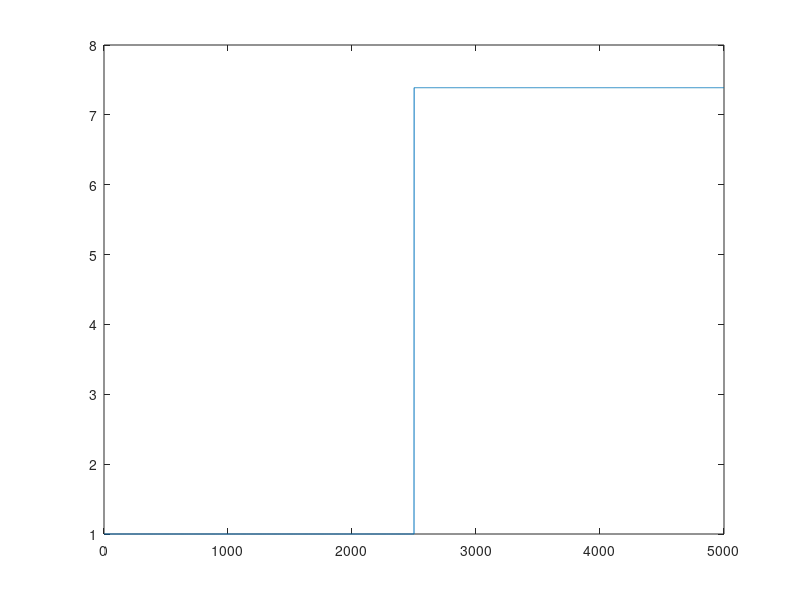
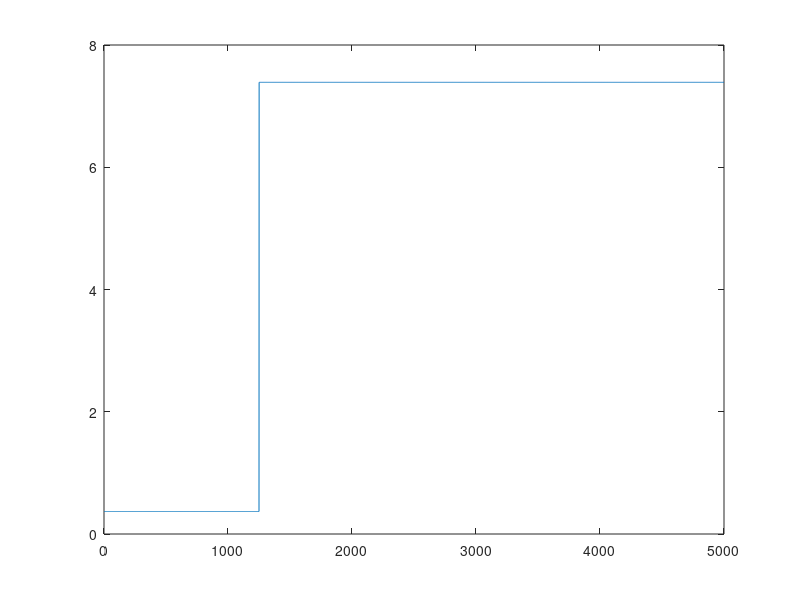

MATLAB code for these plots, in order: (Note: this script raises an error after producing the figures.)
addpath(genpath('D:\GitHub\COM_POISSON'));
% addpath(genpath('C:\Users\gaw19004\Documents\GitHub\COM_POISSON'));

%%
rng(123)
T = 100;
dt = 0.02; % bin length (s)
n = 1; % number of independent observations

X_lam = ones(T/dt, 1);
G_nu = ones(T/dt, 1);

theta_true = [[repmat(0, 1, round(T/(dt*2)))...
    repmat(2, 1, T/dt - round(T/(dt*2)))]',...
    [repmat(-1, 1, round(T/(dt*4)))...
    repmat(2, 1, T/dt - round(T/(dt*4)))]'];

lam_true = exp(X_lam.*theta_true(:, 1));
nu_true = exp(G_nu.*theta_true(:, 2));

figure(1)
plot(lam_true)
figure(2)
plot(nu_true)

spk_vec = zeros(n, T/dt);
theo_mean = zeros(T/dt, 1);
theo_var = zeros(T/dt, 1);
theo_mlogy = zeros(T/dt, 1);

for k = 1:(T/dt)
    
    spk_vec(:, k) = com_rnd(lam_true(k), nu_true(k), n);
    logcum_app = logsum_calc(lam_true(k), nu_true(k), 1000);
    log_Zk = logcum_app(1);
    log_Ak = logcum_app(2);
    log_Bk = logcum_app(3);
    log_Ck = logcum_app(4);
    
    theo_mean(k) = exp(log_Ak - log_Zk);
    theo_var(k) = exp(log_Bk - log_Zk) - theo_mean(k)^2;
    theo_mlogy(k) = exp(log_Ck - log_Zk);
end

figure(3)
hold on
plot(mean(spk_vec, 1))
plot(theo_mean)
hold off

figure(4)
hold on
plot(mean(gammaln(spk_vec + 1), 1))
plot(theo_mlogy)
hold off

%% fit
% N = spk_vec;
theta0 = [log(mean(spk_vec(1:100))); 0];
% theta0 = theta_true(1, :)';
% W0 = eye(2);
% F = eye(2);
% Q = dt*eye(2);

[theta_fit1,W_fit1] =...
    ppafilt_compoisson_v2(theta0, spk_vec,X_lam,G_nu,...
    eye(2),eye(2),diag([1e-4 1e-3]));

[theta_fit2,W_fit2] =...
    ppasmoo_compoisson_v2(theta0, spk_vec,X_lam,G_nu,...
    eye(2),eye(2),diag([1e-4 1e-3]));

theta1 = figure;
hold on
l1 = plot(theta_true(:, 1), 'k', 'LineWidth', 2);
l2 = plot(theta_fit1(1, :), 'b', 'LineWidth', 1);
l3 = plot(theta_fit2(1, :), 'c', 'LineWidth', 1);
plot(theta_fit1(1, :) + sqrt(squeeze(W_fit1(1, 1, :)))', 'b:', 'LineWidth', .5)
plot(theta_fit1(1, :) - sqrt(squeeze(W_fit1(1, 1, :)))', 'b:', 'LineWidth', .5)
plot(theta_fit2(1, :) + sqrt(squeeze(W_fit2(1, 1, :)))', 'c:', 'LineWidth', .5)
plot(theta_fit2(1, :) - sqrt(squeeze(W_fit2(1, 1, :)))', 'c:', 'LineWidth', .5)
legend([l1 l2 l3], 'true', 'filtering', 'smoothing', 'Location','northwest');
title('\theta for \lambda')
xlabel('step')
hold off
saveas(theta1, 'theta1_1.png')


theta2 = figure;
hold on
l1 = plot(theta_true(:, 2), 'k', 'LineWidth', 2);
l2 = plot(theta_fit1(2, :), 'b', 'LineWidth', 1);
l3 = plot(theta_fit2(2, :), 'c', 'LineWidth', 1);
plot(theta_fit1(2, :) + sqrt(squeeze(W_fit1(2, 2, :)))', 'b:', 'LineWidth', .5)
plot(theta_fit1(2, :) - sqrt(squeeze(W_fit1(2, 2, :)))', 'b:', 'LineWidth', .5)
plot(theta_fit2(2, :) + sqrt(squeeze(W_fit2(2, 2, :)))', 'c:', 'LineWidth', .5)
plot(theta_fit2(2, :) - sqrt(squeeze(W_fit2(2, 2, :)))', 'c:', 'LineWidth', .5)
legend([l1 l2 l3], 'true', 'filtering', 'smoothing', 'Location','northwest');
title('\theta for \nu')
xlabel('step')
hold off
saveas(theta2, 'theta2_1.png')

%%
clear all; close all; clc;
T = 100;
dt = 0.02; % bin length (s)
n = 1; % number of independent observations

X_lam = ones(T/dt, 1);
G_nu = ones(T/dt, 1);

theta_true = [[repmat(0, 1, round(T/(dt*2)))...
    repmat(2, 1, T/dt - round(T/(dt*2)))]',...
    linspace(-1, 2, T/dt)'];

lam_true = exp(X_lam.*theta_true(:, 1));
nu_true = exp(G_nu.*theta_true(:, 2));
spk_vec = zeros(n, T/dt);

for k = 1:(T/dt)
    spk_vec(:, k) = com_rnd(lam_true(k), nu_true(k), n);
end

theta0 = [log(mean(spk_vec(1:100))); 0];

[theta_fit1,W_fit1] =...
    ppafilt_compoisson_v2(theta0, spk_vec,X_lam,G_nu,...
    eye(2),eye(2),diag([1e-4 1e-3]));

[theta_fit2,W_fit2] =...
    ppasmoo_compoisson_v2(theta0, spk_vec,X_lam,G_nu,...
    eye(2),eye(2),diag([1e-4 1e-3]));

theta1 = figure;
hold on
l1 = plot(theta_true(:, 1), 'k', 'LineWidth', 2);
l2 = plot(theta_fit1(1, :), 'b', 'LineWidth', 1);
l3 = plot(theta_fit2(1, :), 'c', 'LineWidth', 1);
plot(theta_fit1(1, :) + sqrt(squeeze(W_fit1(1, 1, :)))', 'b:', 'LineWidth', .5)
plot(theta_fit1(1, :) - sqrt(squeeze(W_fit1(1, 1, :)))', 'b:', 'LineWidth', .5)
plot(theta_fit2(1, :) + sqrt(squeeze(W_fit2(1, 1, :)))', 'c:', 'LineWidth', .5)
plot(theta_fit2(1, :) - sqrt(squeeze(W_fit2(1, 1, :)))', 'c:', 'LineWidth', .5)
legend([l1 l2 l3], 'true', 'filtering', 'smoothing', 'Location','northwest');
title('\theta for \lambda')
xlabel('step')
hold off
saveas(theta1, 'theta1_2.png')

theta2 = figure;
hold on
l1 = plot(theta_true(:, 2), 'k', 'LineWidth', 2);
l2 = plot(theta_fit1(2, :), 'b', 'LineWidth', 1);
l3 = plot(theta_fit2(2, :), 'c', 'LineWidth', 1);
plot(theta_fit1(2, :) + sqrt(squeeze(W_fit1(2, 2, :)))', 'b:', 'LineWidth', .5)
plot(theta_fit1(2, :) - sqrt(squeeze(W_fit1(2, 2, :)))', 'b:', 'LineWidth', .5)
plot(theta_fit2(2, :) + sqrt(squeeze(W_fit2(2, 2, :)))', 'c:', 'LineWidth', .5)
plot(theta_fit2(2, :) - sqrt(squeeze(W_fit2(2, 2, :)))', 'c:', 'LineWidth', .5)
legend([l1 l2 l3], 'true', 'filtering', 'smoothing', 'Location','northwest');
title('\theta for \nu')
xlabel('step')
hold off
saveas(theta2, 'theta2_2.png')

%%
clear all; close all; clc;
T = 100;
dt = 0.02; % bin length (s)
n = 1; % number of independent observations

X_lam = ones(T/dt, 1);
G_nu = ones(T/dt, 1);


period = T/(2*dt);
theta_true = [[repmat(0, 1, round(T/(dt*2)))...
    repmat(2, 1, T/dt - round(T/(dt*2)))]',...
    0.5+1.5*cos((10*pi/period)*(1:T/dt))'];


lam_true = exp(X_lam.*theta_true(:, 1));
nu_true = exp(G_nu.*theta_true(:, 2));
spk_vec = zeros(n, T/dt);

for k = 1:(T/dt)
    spk_vec(:, k) = com_rnd(lam_true(k), nu_true(k), n);
end

theta0 = [log(mean(spk_vec(1:100))); 0];

[theta_fit1,W_fit1] =...
    ppafilt_compoisson_v2(theta0, spk_vec,X_lam,G_nu,...
    eye(2),eye(2),diag([1e-3 1e-3]));

[theta_fit2,W_fit2] =...
    ppasmoo_compoisson_v2(theta0, spk_vec,X_lam,G_nu,...
    eye(2),eye(2),diag([1e-3 1e-3]));

theta1 = figure;
hold on
l1 = plot(theta_true(:, 1), 'k', 'LineWidth', 2);
l2 = plot(theta_fit1(1, :), 'b', 'LineWidth', 1);
l3 = plot(theta_fit2(1, :), 'c', 'LineWidth', 1);
plot(theta_fit1(1, :) + sqrt(squeeze(W_fit1(1, 1, :)))', 'b:', 'LineWidth', .5)
plot(theta_fit1(1, :) - sqrt(squeeze(W_fit1(1, 1, :)))', 'b:', 'LineWidth', .5)
plot(theta_fit2(1, :) + sqrt(squeeze(W_fit2(1, 1, :)))', 'c:', 'LineWidth', .5)
plot(theta_fit2(1, :) - sqrt(squeeze(W_fit2(1, 1, :)))', 'c:', 'LineWidth', .5)
legend([l1 l2 l3], 'true', 'filtering', 'smoothing', 'Location','northwest');
title('\theta for \lambda')
xlabel('step')
hold off
saveas(theta1, 'theta1_3.png')

theta2 = figure;
hold on
l1 = plot(theta_true(:, 2), 'k', 'LineWidth', 2);
l2 = plot(theta_fit1(2, :), 'b', 'LineWidth', 1);
l3 = plot(theta_fit2(2, :), 'c', 'LineWidth', 1);
plot(theta_fit1(2, :) + sqrt(squeeze(W_fit1(2, 2, :)))', 'b:', 'LineWidth', .5)
plot(theta_fit1(2, :) - sqrt(squeeze(W_fit1(2, 2, :)))', 'b:', 'LineWidth', .5)
plot(theta_fit2(2, :) + sqrt(squeeze(W_fit2(2, 2, :)))', 'c:', 'LineWidth', .5)
plot(theta_fit2(2, :) - sqrt(squeeze(W_fit2(2, 2, :)))', 'c:', 'LineWidth', .5)
legend([l1 l2 l3], 'true', 'filtering', 'smoothing', 'Location','northwest');
title('\theta for \nu')
xlabel('step')
hold off
saveas(theta2, 'theta2_3.png')


